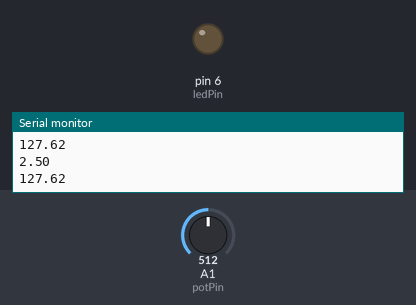
A sketch run on a simulated Arduino Uno, built with avr-gcc and run on an emulated ATmega328P. On the bench: output pins drawn as LEDs (lit = HIGH), the last lines printed to the serial monitor. The test bench sets the inputs (shaded band); at power-on: A1 (potPin) = 512.

Above: at 1.2 s.
1.3 s: A1 (potPin) set to 603
2.8 s: A1 (potPin) set to 631
At 3.2 s:
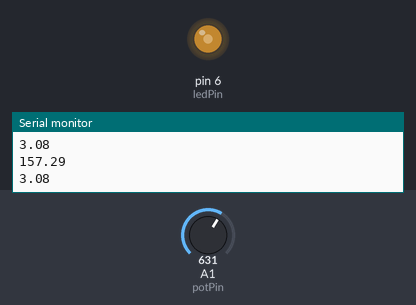
4.3 s: A1 (potPin) set to 716
At 5.4 s:
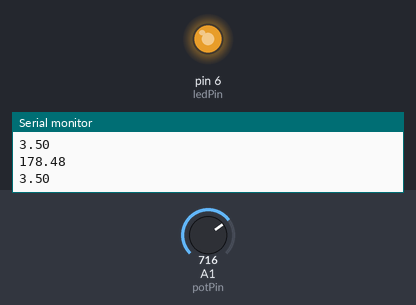
5.8 s: A1 (potPin) set to 759
At 6.5 s:
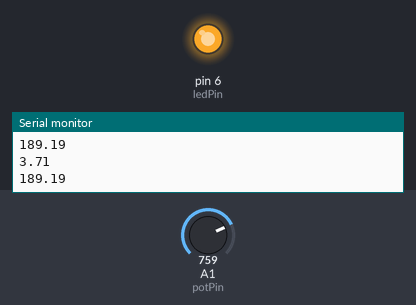
7.3 s: A1 (potPin) set to 768
At 8.5 s:
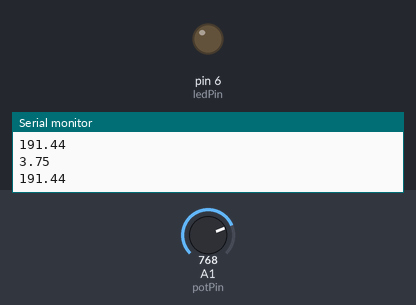
8.8 s: A1 (potPin) set to 900
At 9.8 s:
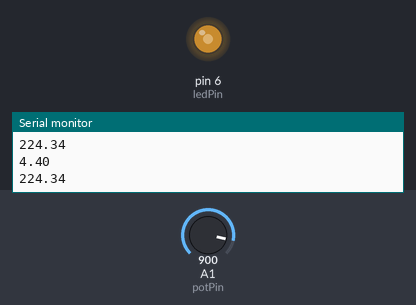
Timing chart, 0 to 11.3 s (numbered marks = the images above; inputs shaded):
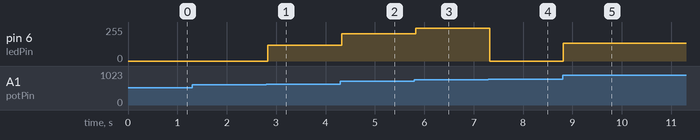

Measured:
- the behaviour switches between 613 and 614 on A1 (potPin) (found by bisection; images 0 and 1)
- the behaviour switches between 767 and 768 on A1 (potPin) (found by bisection; images 3 and 4)
- after the input at 2.8 s, pin 6 (ledPin): 0/255 → 119/255 at once
- after the input at 4.3 s, pin 6 (ledPin): 119/255 → 204/255 at once
- after the input at 5.8 s, pin 6 (ledPin): 204/255 → 247/255 at once
- after the input at 7.3 s, pin 6 (ledPin): 247/255 → 0/255 at once
- after the input at 8.8 s, pin 6 (ledPin): 0/255 → 132/255 at once

The sketch:

Analog_write_if_else.ino
```cpp
int potPin=A1;
int ledPin=6;
int potVal;
float ledVal;
float degVal;
void setup() {
  // put your setup code here, to run once:
   pinMode(potPin,INPUT);
   pinMode(ledPin,OUTPUT);
   Serial.begin(9600);
}

void loop() {
  // put your main code here, to run repeatedly:
  potVal=analogRead(potPin);
  degVal=(5./1023)*potVal;
  ledVal=(255./1023.)*potVal;

  Serial.println();
  Serial.println(degVal);
  Serial.println(ledVal);
  if (degVal>3) {
    analogWrite(ledPin,potVal);
    }
    else{analogWrite(ledPin,0.0);}
}
```
